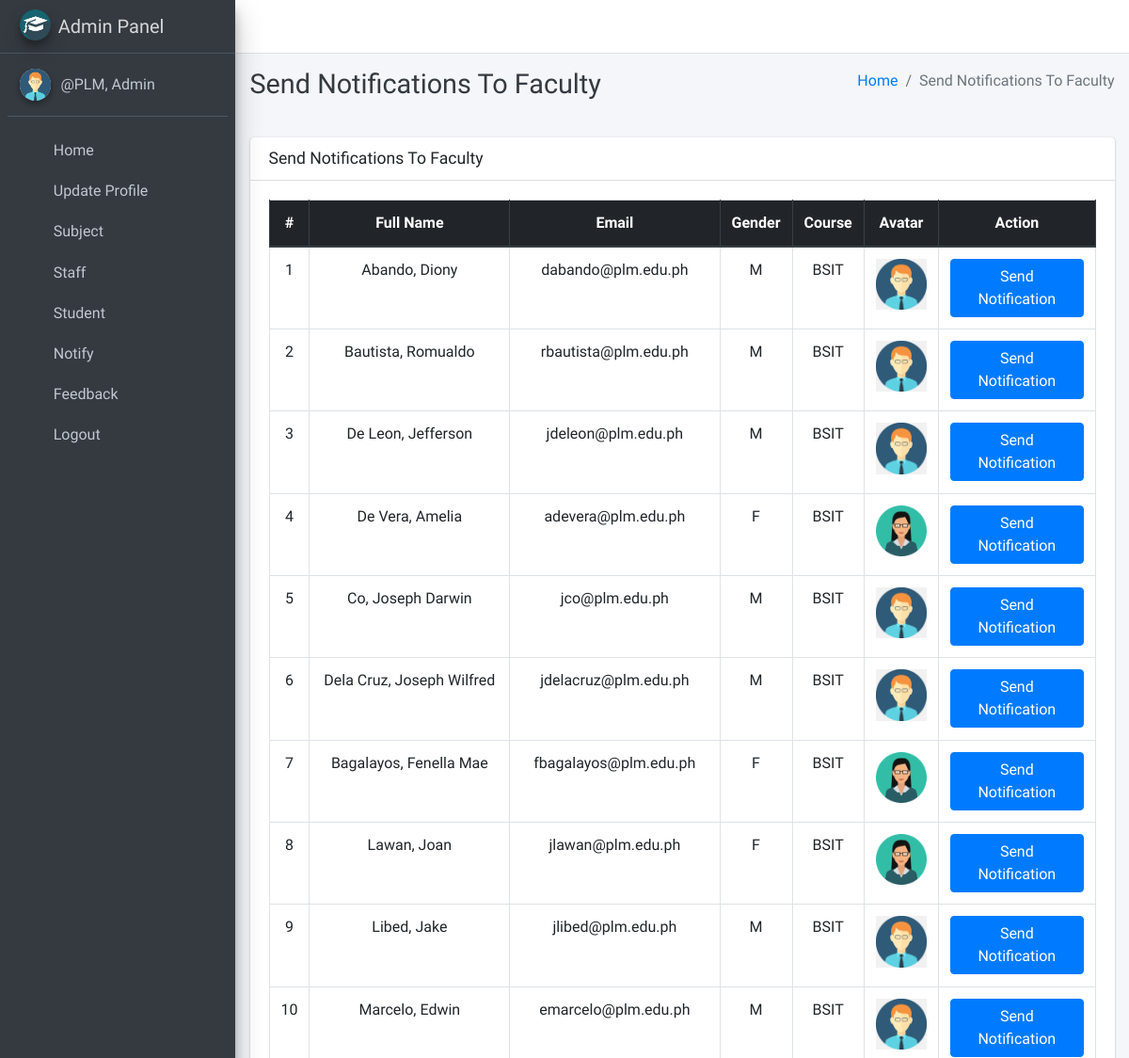
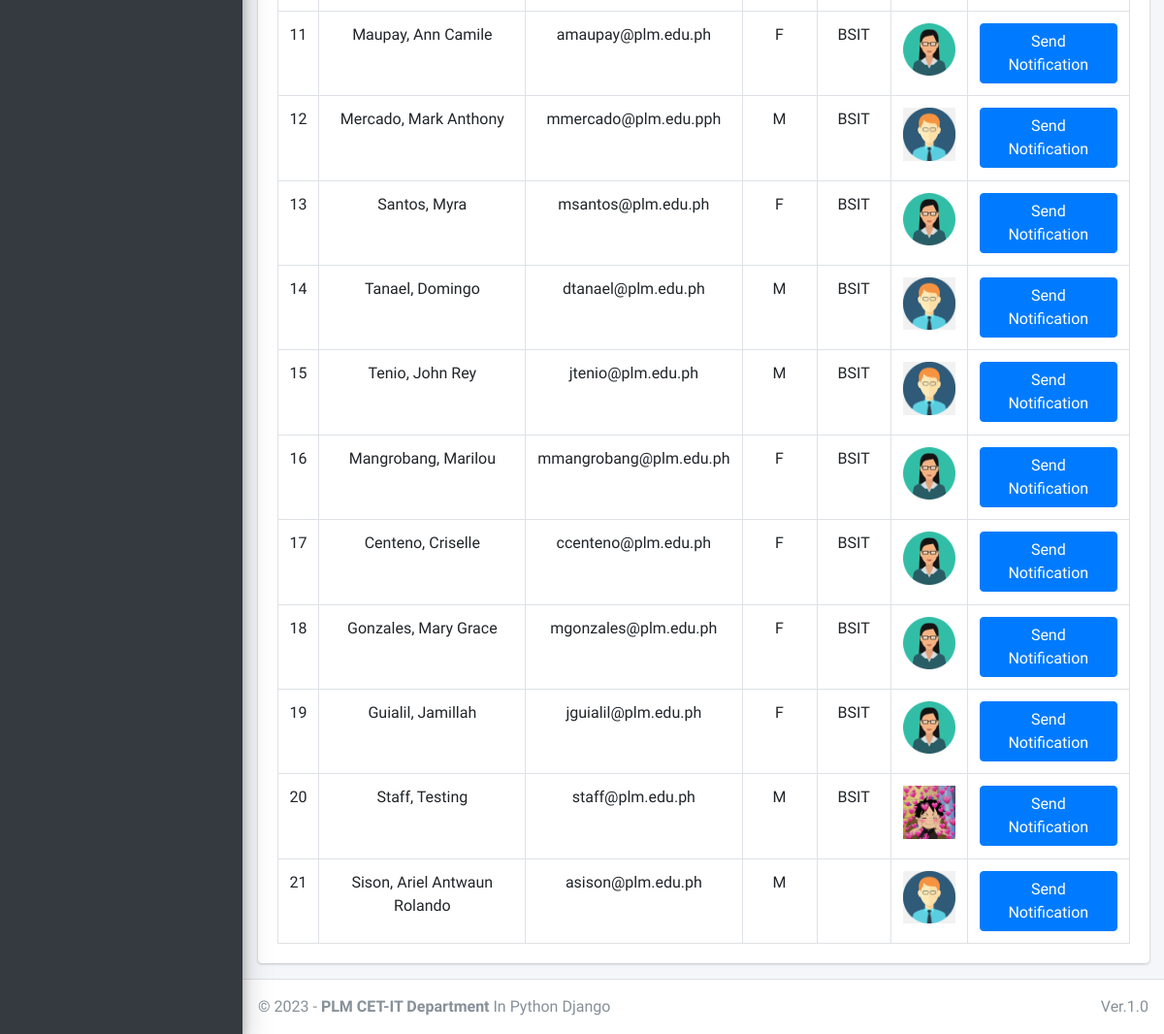
The page /admin_notify_staff (signed in) on the database its author committed (2 pictures, top to bottom).
### main_app/models.py (models this page shows, shortened)
class CustomUser(AbstractUser):
    USER_TYPE = ((1, "HOD"), (2, "Staff"), (3, "Student"))
    GENDER = [("M", "Male"), ("F", "Female")]
    username = None  # Removed username, using email instead
    email = models.EmailField(unique=True)
    user_type = models.CharField(default=1, choices=USER_TYPE, max_length=1)
    gender = models.CharField(max_length=1, choices=GENDER)
    profile_pic = models.ImageField()
    address = models.TextField()
    fcm_token = models.TextField(default="")  # For firebase notifications
    created_at = models.DateTimeField(auto_now_add=True)
    updated_at = models.DateTimeField(auto_now=True)
    USERNAME_FIELD = "email"
    REQUIRED_FIELDS = []
    objects = CustomUserManager()
    def __str__(self):
        return self.last_name + ", " + self.first_name

class Staff(models.Model):
    course = models.ForeignKey(Course, on_delete=models.DO_NOTHING, null=True, blank=True)
    admin = models.OneToOneField(CustomUser, on_delete=models.CASCADE)

class Course(models.Model):
    name = models.CharField(max_length=120)
    created_at = models.DateTimeField(auto_now_add=True)
    updated_at = models.DateTimeField(auto_now=True)

### main_app/hod_views.py (the view)
# urls.py: path("admin_notify_staff", hod_views.admin_notify_staff,
def admin_notify_staff(request):
    staff = CustomUser.objects.filter(user_type=2)
    context = {
        'page_title': "Send Notifications To Faculty",
        'allStaff': staff
    }
    return render(request, "hod_template/staff_notification.html", context)

### main_app/templates/hod_template/staff_notification.html (shortened to what this page needs)
{% extends 'main_app/base.html' %}
{% load static %}
{% block page_title %}{{page_title}}{% endblock page_title %}
{% block content %}
<section class="content">
    <div class="container-fluid">
        <div class="row">
            <div class="col-md-12">
                <div class="card">
                    <div class="card-header">
                        <h3 class="card-title">{{page_title}}</h3>
                    </div>
                    <div class="card-body">
                        <table id="example2" class="table table-bordered table-hover">
                            <thead class="thead-dark">
                                <tr align="center">
                                    <th>#</th>
                                    <th>Full Name</th>
                                    <th>Email</th>
                                    <th>Gender</th>
                                    <th>Course</th>
                                    <th>Avatar</th>
                                    <th>Action</th>
                                </tr>
                            </thead>
                            <tbody align="center">
                                {% for staff in allStaff %}
                                <tr>
                                    <td>{{ forloop.counter }}</td>
                                    <td>{{staff.last_name}}, {{staff.first_name}}</td>
                                    <td>{{staff.email}}</td>
                                    <td>{{staff.gender}}</td>
                                    <td>{{staff.staff.course.name}}</td>
                                    <td>
                                        {% if staff.profile_pic == ""  %}
                                        No Image
                                        {% else %}
                                        <img class="img img-fluid mb-2" height="56" width="56"
                                            src="{{staff.profile_pic}}" alt="">
                                        {% endif %}
                                    </td>
                                    <td><button data-toggle = "modal" data-target = "#myModal"class="btn btn-primary show_notification" value="{{staff.id}}">Send Notification</button>
                                    </td>
                                </tr>
                                {% endfor %}
                            </tbody>
                        </table>
                    </div>
                </div>
            </div>
        </div>
    </div>
</section>
{% endblock content %}

### main_app/templates/main_app/sidebar_template.html (shortened to what this page needs)
{% load static %}
<aside class="main-sidebar sidebar-dark-info elevation-4">
    {% if request.user.user_type == '1' %}
    <a href="{% url 'admin_home' %}" class="brand-link">
        <img src="{% static 'dist/img/cmsl.png' %} " alt="AdminLTE Logo"
            class="brand-image img-circle elevation-3" >
        <span class="brand-text font-weight-light">Admin Panel</span>
    </a>
    <div class="sidebar">
        <div class="user-panel mt-3 pb-3 mb-3 d-flex">
            <div class="image">
                <img src="{{ request.user.profile_pic}}" class="img-circle elevation-2" alt="User Image">
            </div>
            <div class="info">
                <a href="#" class="d-block">{{user}}</a>
            </div>
        </div>
        <nav class="mt-2">
            <ul class="nav nav-pills nav-sidebar flex-column" data-widget="treeview" role="menu" data-accordion="false">
                <li class="nav-item">
                    {% url 'admin_home' as admin_home %}
                    <a href="{{admin_home}}" class="nav-link {% if admin_home == request.path %} active {% endif %}">
                        <i class="nav-icon fas fa-home"></i>
                        <p>
                            Home
                        </p>
                    </a>
                </li>
                <li class="nav-item">
                    {% url 'admin_view_profile' as admin_view_profile %}
                    <a href="{{admin_view_profile}}"
                        class="nav-link {% if admin_view_profile == request.path %} active {% endif %}">
                        <i class="nav-icon fas fa-address-card"></i>
                        <p>
                            Update Profile
                        </p>
                    </a>
                </li>
                <li class="nav-item has-treeview">
                    <a href="#" class="nav-link">
                        <i class="nav-icon fas fa-book"></i>
                        <p>
                            Subject
                            <i class="fas fa-angle-left right"></i>
                        </p>
                    </a>
                </li>
                <li class="nav-item has-treeview">
                    <a href="#" class="nav-link">
                        <i class="nav-icon fas fa-user-plus"></i>
                        <p>
                            Staff
                            <i class="fas fa-angle-left right"></i>
                        </p>
                    </a>
                </li>
                <li class="nav-item has-treeview">
                    <a href="#" class="nav-link">
                        <i class="nav-icon fas fa-user-plus"></i>
                        <p>
                            Student
                            <i class="fas fa-angle-left right"></i>
                        </p>
                    </a>
                        </li>
                 <li class="nav-item has-treeview">
                    <a href="#" class="nav-link">
                        <i class="nav-icon fas fa-bullhorn"></i>
                        <p>
                            Notify
                            <i class="fas fa-angle-left right"></i>
                        </p>
                    </a>
                </li>
                <li class="nav-item has-treeview">
                    <a href="#" class="nav-link">
                        <i class="nav-icon fas fa-comment-alt"></i>
                        <p>
                            Feedback
                            <i class="fas fa-angle-left right"></i>
                        </p>
                    </a>
                </li>
                                        {% endif %}
                                        <li class="nav-item">
                                            <a href="{% url 'user_logout' %}"
                                                onclick="return confirm('Your session would be terminated.\n\nProceed?')"
                                                class="nav-link">
                                                <i class="nav-icon fas fa-power-off"></i>
                                                <p>
                                                    Logout
                                                </p>
                                            </a>
                                        </li>
                                    </ul>
                                </nav>
                            </div>-->
    </div>

### rows shown on the page
CustomUser: last_name+first_name "@PLM, Admin"
CustomUser: last_name "Abando", first_name "Diony", email "dabando@plm.edu.ph", gender "M", staff.course.name "BSIT"
CustomUser: last_name "Bautista", first_name "Romualdo", email "rbautista@plm.edu.ph", gender "M", staff.course.name "BSIT"
CustomUser: last_name "De Leon", first_name "Jefferson", email "jdeleon@plm.edu.ph", gender "M", staff.course.name "BSIT"
CustomUser: last_name "De Vera", first_name "Amelia", email "adevera@plm.edu.ph", gender "F", staff.course.name "BSIT"
CustomUser: last_name "Co", first_name "Joseph Darwin", email "jco@plm.edu.ph", gender "M", staff.course.name "BSIT"
CustomUser: last_name "Dela Cruz", first_name "Joseph Wilfred", email "jdelacruz@plm.edu.ph", gender "M", staff.course.name "BSIT"
CustomUser: last_name "Bagalayos", first_name "Fenella Mae", email "fbagalayos@plm.edu.ph", gender "F", staff.course.name "BSIT"
CustomUser: last_name "Lawan", first_name "Joan", email "jlawan@plm.edu.ph", gender "F", staff.course.name "BSIT"
CustomUser: last_name "Libed", first_name "Jake", email "jlibed@plm.edu.ph", gender "M", staff.course.name "BSIT"
CustomUser: last_name "Marcelo", first_name "Edwin", email "emarcelo@plm.edu.ph", gender "M", staff.course.name "BSIT"
CustomUser: last_name "Maupay", first_name "Ann Camile", email "amaupay@plm.edu.ph", gender "F", staff.course.name "BSIT"
CustomUser: last_name "Mercado", first_name "Mark Anthony", email "mmercado@plm.edu.pph", gender "M", staff.course.name "BSIT"
CustomUser: last_name "Santos", first_name "Myra", email "msantos@plm.edu.ph", gender "F", staff.course.name "BSIT"
CustomUser: last_name "Tanael", first_name "Domingo", email "dtanael@plm.edu.ph", gender "M", staff.course.name "BSIT"
CustomUser: last_name "Tenio", first_name "John Rey", email "jtenio@plm.edu.ph", gender "M", staff.course.name "BSIT"
CustomUser: last_name "Mangrobang", first_name "Marilou", email "mmangrobang@plm.edu.ph", gender "F", staff.course.name "BSIT"
CustomUser: last_name "Centeno", first_name "Criselle", email "ccenteno@plm.edu.ph", gender "F", staff.course.name "BSIT"
CustomUser: last_name "Gonzales", first_name "Mary Grace", email "mgonzales@plm.edu.ph", gender "F", staff.course.name "BSIT"
CustomUser: last_name "Guialil", first_name "Jamillah", email "jguialil@plm.edu.ph", gender "F", staff.course.name "BSIT"
CustomUser: last_name "Staff", first_name "Testing", email "staff@plm.edu.ph", gender "M", staff.course.name "BSIT", profile_pic (picture)
CustomUser: last_name "Sison", first_name "Ariel Antwaun Rolando", email "asison@plm.edu.ph", gender "M", {{ staff.id }} 69 (drawn)

### other values the page prints
{{ page_title }} "Send Notifications To Faculty"
